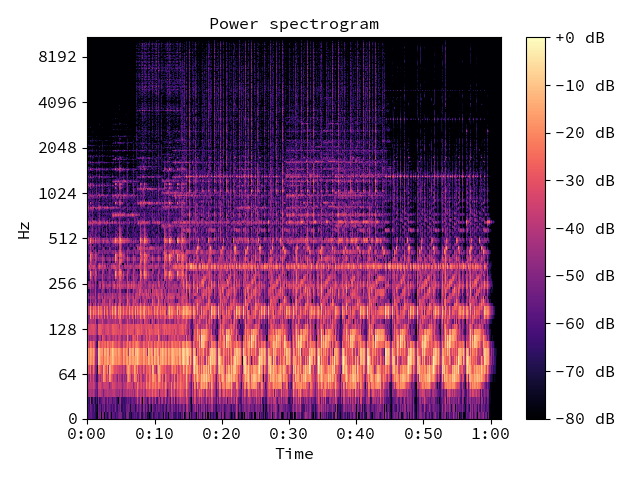

Python code for this plot:
y, sr = librosa.load(librosa.util.example_audio_file())
D = librosa.stft(y)
D
# array([[  2.576e-03 -0.000e+00j,   4.327e-02 -0.000e+00j, ...,
# 3.189e-04 -0.000e+00j,  -5.961e-06 -0.000e+00j],
# [  2.441e-03 +2.884e-19j,   5.145e-02 -5.076e-03j, ...,
# -3.885e-04 -7.253e-05j,   7.334e-05 +3.868e-04j],
# ...,
# [ -7.120e-06 -1.029e-19j,  -1.951e-09 -3.568e-06j, ...,
# -4.912e-07 -1.487e-07j,   4.438e-06 -1.448e-05j],
# [  7.136e-06 -0.000e+00j,   3.561e-06 -0.000e+00j, ...,
# -5.144e-07 -0.000e+00j,  -1.514e-05 -0.000e+00j]], dtype=complex64)

# Use left-aligned frames, instead of centered frames

D_left = librosa.stft(y, center=False)

# Use a shorter hop length

D_short = librosa.stft(y, hop_length=64)

# Display a spectrogram

import matplotlib.pyplot as plt
librosa.display.specshow(librosa.amplitude_to_db(D,
                                                 ref=np.max),
                         y_axis='log', x_axis='time')
plt.title('Power spectrogram')
plt.colorbar(format='%+2.0f dB')
plt.tight_layout()
